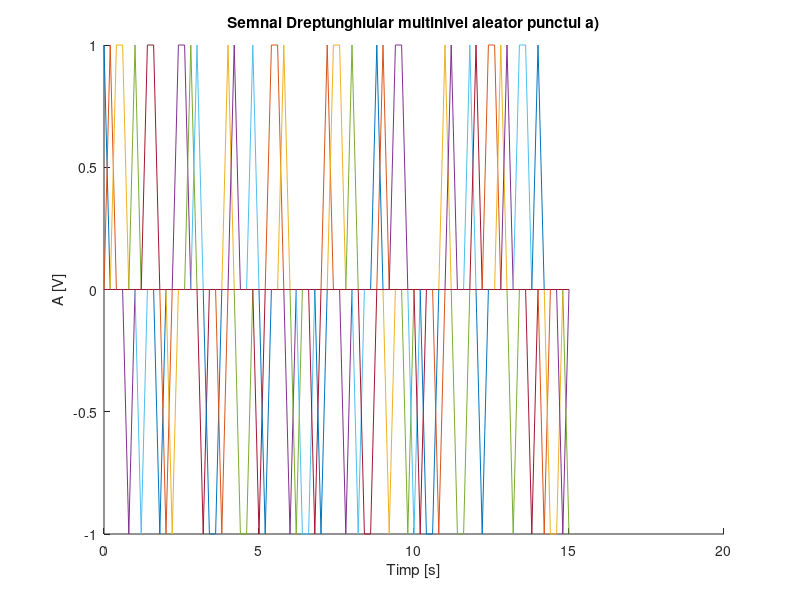
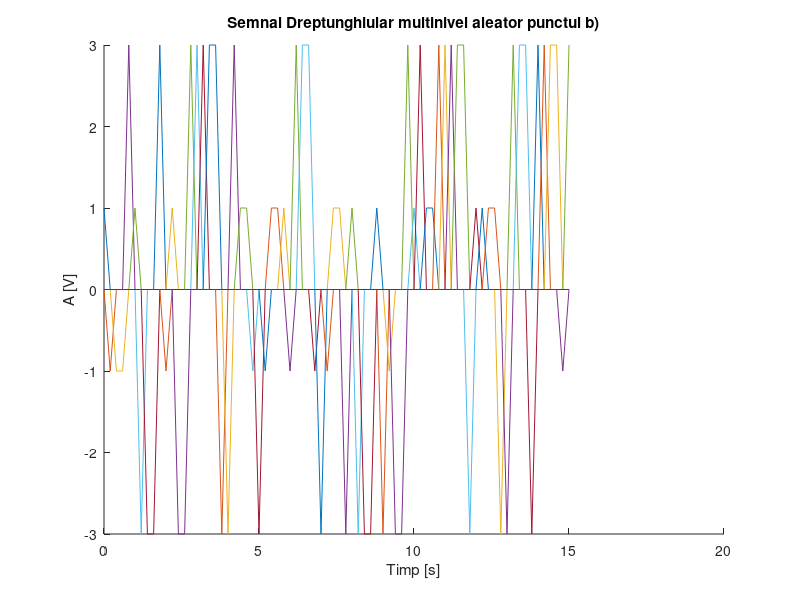
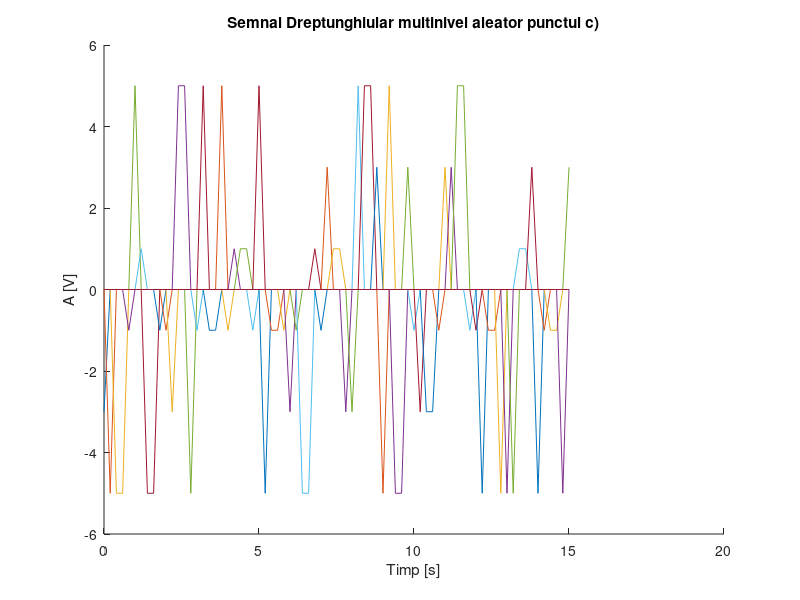
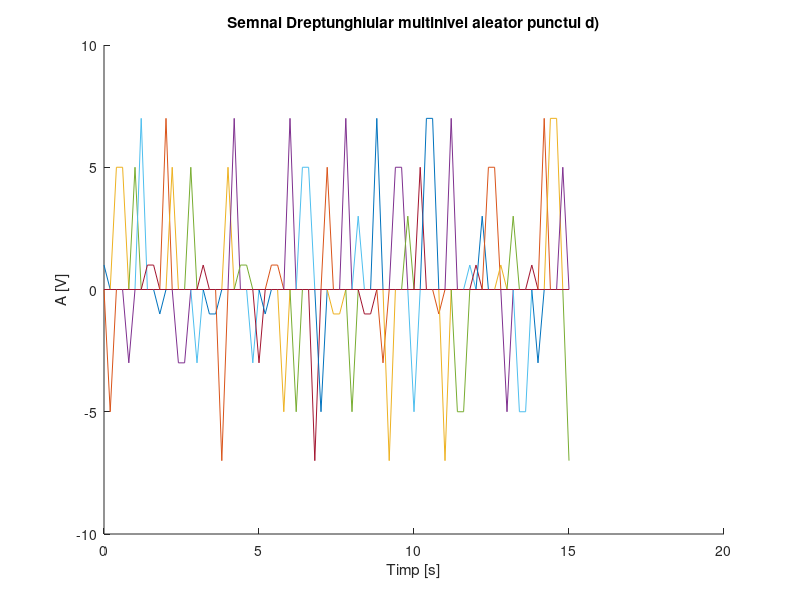

The MATLAB source for these figures, in order:
clear, clc
t=0:0.2:15; %0.002 = 2ms = rezolutia temporala
%Analog:
%t=0:0.02:20; %0.02 = 20ms = rezolutia temporala
%t=0:0.2:20; %0.2 = 200ms = rezolutia temporala
%a.)
niv = [ -1 1 ];
figure(1)
hold on
title('Semnal Dreptunghiular multinivel aleator punctul a)')
xlabel('Timp [s]')
ylabel('A [V]')
for n=0:0.25:40
y = datasample(niv, 1)
plot(t, y*rectpuls(t-n, 0.25))
end

%b.)
niv = [ -3 -1 1 3 ];
figure(2)
hold on
title('Semnal Dreptunghiular multinivel aleator punctul b)')
xlabel('Timp [s]')
ylabel('A [V]')
for n=0:0.25:40
y = datasample(niv, 1)
plot(t, y*rectpuls(t-n, 0.25))
end

%c.)
niv = [ -5 -3 -1 1 3 5 ];
figure(3)
hold on
title('Semnal Dreptunghiular multinivel aleator punctul c)')
xlabel('Timp [s]')
ylabel('A [V]')
for n=0:0.25:40
y = datasample(niv, 1)
plot(t, y*rectpuls(t-n, 0.25))
end

%d.)
niv = [ -7 -5 -3 -1 1 3 5 7];
figure(4)
hold on
title('Semnal Dreptunghiular multinivel aleator punctul d)')
xlabel('Timp [s]')
ylabel('A [V]')
for n=0:0.25:40
y = datasample(niv, 1)
plot(t, y*rectpuls(t-n, 0.25))
end

%utilizand functia figure(n) am creat graficul fiecarui subpunct intr-un
%grafic separat
%y=datasample(niv,1) returneaza o observatie extrasa aleator din
%matricea/vectorul niv
%rectpuls(t,w) genereaza un impuls unitate (A=1) dreptunghiular de durata w
%centrat in t.
%hold on retine graficele existente in sistemul de axe asupra caruia se
%opereaza.